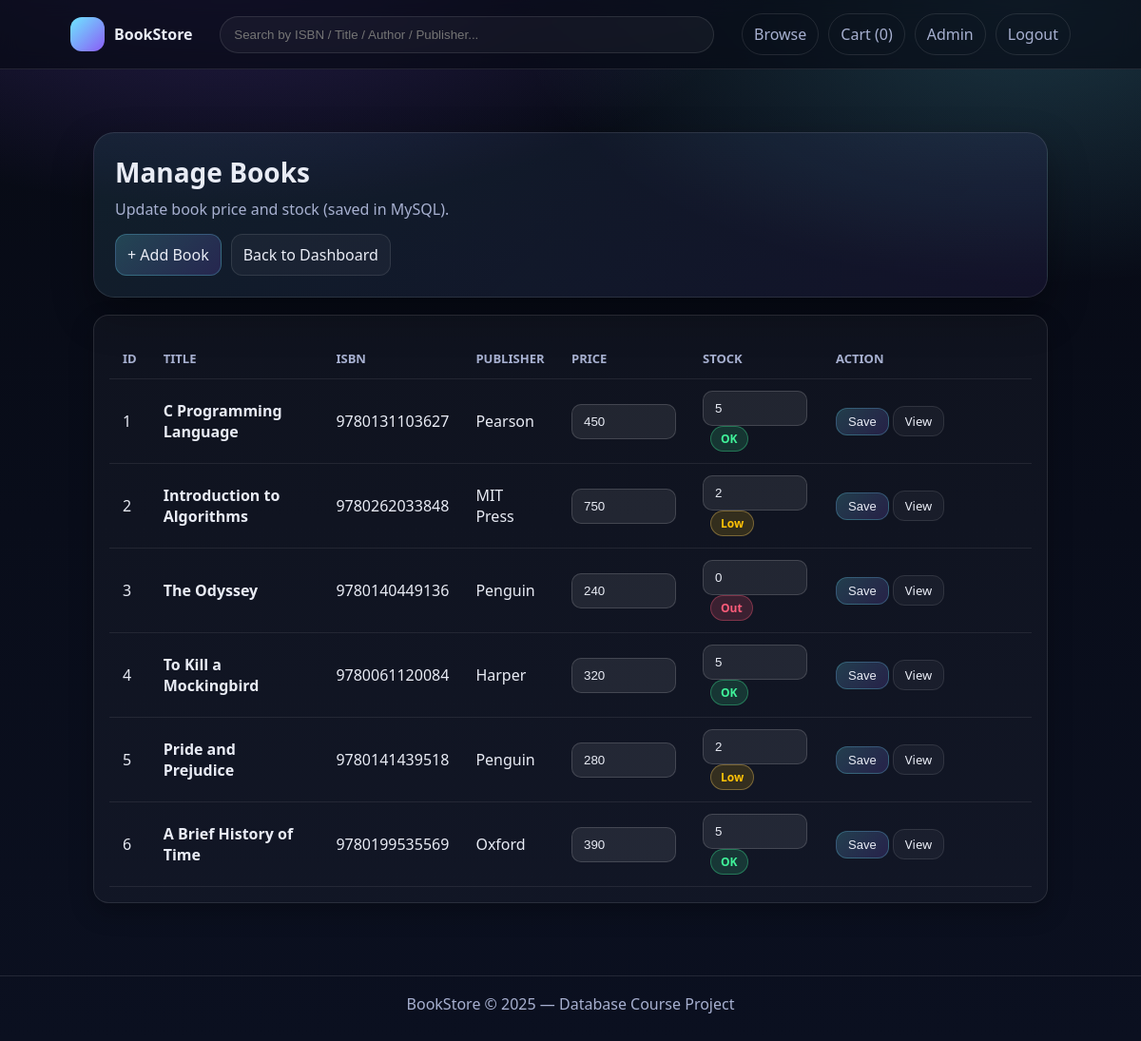
The app's page /admin/books.php (signed in) with its own data.
### tables this page shows
CREATE TABLE IF NOT EXISTS books (
  id INT AUTO_INCREMENT PRIMARY KEY,
  isbn VARCHAR(20) NOT NULL UNIQUE,
  title VARCHAR(200) NOT NULL,
  authors VARCHAR(200) NOT NULL,
  category VARCHAR(80) NOT NULL,
  published_year INT,
  price INT NOT NULL,
  stock INT NOT NULL DEFAULT 0,
  publisher_id INT NOT NULL,
  created_at TIMESTAMP DEFAULT CURRENT_TIMESTAMP,
  CONSTRAINT fk_books_publisher
    FOREIGN KEY (publisher_id) REFERENCES publishers(id)
    ON UPDATE CASCADE
    ON DELETE RESTRICT
);

CREATE TABLE IF NOT EXISTS publishers (
  id INT AUTO_INCREMENT PRIMARY KEY,
  name VARCHAR(120) NOT NULL UNIQUE,
  phone VARCHAR(30),
  address VARCHAR(200)
);

### Backend/data/repo_db.php (called while the page is built, shortened)
<?php
require_once __DIR__ . '/../config/db.php';
function db_books_list(): array {
  global $pdo;
  $sql = "
    SELECT
      b.id, b.isbn, b.title, b.authors, b.category,
      b.published_year AS year,
      b.price, b.stock,
      p.name AS publisher
    FROM books b
    JOIN publishers p ON p.id = b.publisher_id
    ORDER BY b.id ASC
  ";
  $stmt = $pdo->query($sql);
  return $stmt->fetchAll();
}

### admin/books.php (the view, shortened to what this page needs)
<?php
require_once __DIR__ . '/../Backend/auth/admin_auth.php';
require_once __DIR__ . '/../Backend/data/repo_db.php';
require_once __DIR__ . '/../Frontend/includes/header.php';
$books = db_books_list();
?>
<div class="container">
  <div class="hero">
    <h1>Manage Books</h1>
    <p>Update book price and stock (saved in MySQL).</p>
    <div style="margin-top:14px; display:flex; gap:10px; flex-wrap:wrap;">
      <a class="btn" href="book_create.php">+ Add Book</a>
      <a class="btn secondary" href="dashboard.php">Back to Dashboard</a>
    </div>
  </div>
  <div class="card" style="margin-top:18px; overflow:auto;">
    <table class="table">
      <thead>
        <tr>
          <th>ID</th>
          <th>Title</th>
          <th>ISBN</th>
          <th>Publisher</th>
          <th>Price</th>
          <th style="width:140px;">Stock</th>
          <th style="width:220px;">Action</th>
        </tr>
      </thead>
      <tbody>
        <?php foreach ($books as $b): ?>
          <?php
            $stock = (int)$b['stock'];
            $badgeClass = ($stock <= 0) ? 'out' : (($stock <= 2) ? 'warn' : 'ok');
            $badgeText  = ($stock <= 0) ? 'Out' : (($stock <= 2) ? 'Low' : 'OK');
          ?>
          <tr>
            <td><?= (int)$b['id'] ?></td>
            <td style="font-weight:900;"><?= htmlspecialchars($b['title']) ?></td>
            <td><?= htmlspecialchars($b['isbn']) ?></td>
            <td><?= htmlspecialchars($b['publisher']) ?></td>
            <td>
              <form method="post" action="book_action.php" style="display:flex; gap:8px; align-items:center;">
                <input class="input" type="number" min="0" name="price" value="<?= (int)$b['price'] ?>" style="width:110px;">
            </td>
            <td>
                <input class="input" type="number" min="0" name="stock" value="<?= (int)$b['stock'] ?>" style="width:110px;">
                <span class="badge <?= $badgeClass ?>" style="margin-left:8px;"><?= htmlspecialchars($badgeText) ?></span>
            </td>
            <td>
                <button class="btn" type="submit">Save</button>
                <a class="btn secondary" href="/LIBRARY%20MANAGEMENT%20SYSTEM/Frontend/public/book.php?id=<?= (int)$b['id'] ?>">View</a>
            </td>
          </tr>
        <?php endforeach; ?>
      </tbody>
    </table>
  </div>
</div>
<?php require_once __DIR__ . '/../Frontend/includes/footer.php'; ?>

### Frontend/assets/css/style.css (style rules this page uses)
:root { --bg:#0b1020; --surface:#0f1730; --card:#121c3b; --text:#e9ecf5; --muted:#a7b0d0; --brand:#6ee7ff; --brand2:#8b5cf6; --danger:#ff5c7a; --ok:#40f39a; --warn:#ffd166; --border:rgba(255,255,255,.10); --shadow: 0 18px 40px rgba(0,0,0,.35); --radius:16px; --radius2:22px; --max:1100px; --font: system-ui, -apple-system, Segoe UI, Roboto, Arial, sans-serif; }
* { box-sizing:border-box }
body { margin:0; font-family:var(--font); color:var(--text); background: radial-gradient(1100px 600px at 20% -10%, rgba(139,92,246,.30), transparent 55%), radial-gradient(900px 500px at 90% 0%, rgba(110,231,255,.20), transparent 60%), linear-gradient(180deg, #070a14, var(--bg)); }
a { color:inherit;text-decoration:none }
.container { max-width:var(--max); margin:0 auto; padding:24px }
.hero { margin-top:18px; border:1px solid var(--border); background: linear-gradient(135deg, rgba(110,231,255,.09), rgba(139,92,246,.08)); border-radius: var(--radius2); padding:22px; box-shadow: var(--shadow); }
.hero h1 { margin:0 0 8px 0; font-size:28px }
.hero p { margin:0; color:var(--muted); line-height:1.5 }
.card { border:1px solid var(--border); background: rgba(255,255,255,.03); border-radius: var(--radius); padding:16px; box-shadow: 0 10px 24px rgba(0,0,0,.25); }
.badge { display:inline-flex; align-items:center; padding:6px 10px; border-radius:999px; border:1px solid var(--border); font-size:12px; color:var(--muted); }
.badge.ok { border-color: rgba(64,243,154,.35); color: var(--ok) }
.badge.warn { border-color: rgba(255,209,102,.35); color: var(--warn) }
.badge.out { border-color: rgba(255,92,122,.35); color: var(--danger) }
.btn { cursor:pointer; border:1px solid rgba(110,231,255,.25); border-radius: 12px; padding:10px 12px; background: linear-gradient(135deg, rgba(110,231,255,.20), rgba(139,92,246,.18)); color: var(--text); transition:.15s; }
.btn.secondary { background: rgba(255,255,255,.04); border-color: var(--border); }
.table { width: 100%; border-collapse: collapse; margin-top: 8px; }
.table th, .table td { padding: 12px 14px; border-bottom: 1px solid rgba(255,255,255,0.08); text-align: left; vertical-align: middle; }
.table th { font-size: 13px; color: var(--muted); font-weight: 700; text-transform: uppercase; }
.input { width: 100%; padding: 10px 12px; border-radius: 10px; background: rgba(255,255,255,0.08); border: 1px solid rgba(255,255,255,0.15); color: var(--text); outline: none; }
.badge { display: inline-block; padding: 4px 10px; border-radius: 999px; font-size: 12px; font-weight: 700; }
.badge.ok { background: rgba(64,243,154,0.15); color: rgb(64,243,154); }
.badge.warn { background: rgba(255,193,7,0.15); color: rgb(255,193,7); }
.badge.out { background: rgba(255,92,122,0.18); color: rgb(255,92,122); }
.table .btn { padding: 6px 12px; font-size: 13px; }

### records on screen
books: id "1", title "C Programming Language", isbn "9780131103627", publisher.name "Pearson", price "450", stock "5", stock "OK"
books: id "2", title "Introduction to Algorithms", isbn "9780262033848", publisher.name "MIT Press", price "750", stock "2", stock "Low"
books: id "3", title "The Odyssey", isbn "9780140449136", publisher.name "Penguin", price "240", stock "0", stock "Out"
books: id "4", title "To Kill a Mockingbird", isbn "9780061120084", publisher.name "Harper", price "320", stock "5", stock "OK"
books: id "5", title "Pride and Prejudice", isbn "9780141439518", publisher.name "Penguin", price "280", stock "2", stock "Low"
books: id "6", title "A Brief History of Time", isbn "9780199535569", publisher.name "Oxford", price "390", stock "5", stock "OK"

### other values on screen
$cartCount "0"
